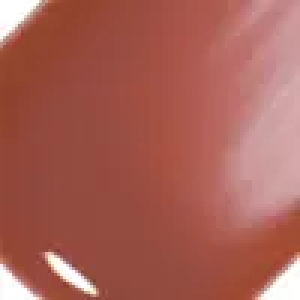
#> input picture NYLEARNING/data/01_colorchips/raw/251125 올리브영 인기순 2페이지/colorchips_liptint_modified/colorchips/liptint_라카_(NEW) 140 스쿱.jpg, 100 x 100 px (shown 3 times larger)
$ python -i colorchip_batch_v7_fixed_rev4.py   (imports and definitions only)
#> lines starting #> are read from the running program, lines starting #| are printed output that depends on the picture; after the words box and inside, x2 and y2 are one past the last pixel; in counts of white or black regions, pixels touching at a corner belong together
# 하드에서 수정

# ================================================================
#  📌 나연 v7_fixed_rev4
#     - A_normal: v4 완전 복원 (건들지 않음)
#     - B_hardcase: v4 (가장 진한 1픽셀 기반 대표색)
#     - PASS 내부 전체 재귀 스캔 (A_normal / B_hardcase)
# ================================================================

import os
import re
import csv
import uuid
from datetime import datetime

import numpy as np
from PIL import Image
from sklearn.cluster import KMeans
from skimage.color import rgb2lab


# ================================================================
# 📌 0) 절대 경로 설정 (나연 폴더 그대로)
# ================================================================
ROOT = os.path.dirname(os.path.abspath(__file__))
DATA = os.path.join(ROOT, "data")
CHIPS = os.path.join(DATA, "01_colorchips")

ORIGINAL = os.path.join(CHIPS, "01_colorchips_original")
FILTERED = os.path.join(CHIPS, "02_colorchips_filtered")

# 기본 PASS 경로
PASS = os.path.join(FILTERED, "pass")

# PASS 폴더 자동 탐색 (pass, PASS, Pass 등 대응)
# [8 lines not run here, left out]

FAIL = os.path.join(FILTERED, "fail")

RESULT = os.path.join(CHIPS, "03_colorchips_result")
COMPARE = os.path.join(CHIPS, "04_auto_compare")
CSV_DIR = os.path.join(CHIPS, "05_csv_result")
CSV_PATH = os.path.join(CSV_DIR, "colorchips_data.csv")

LOG_DIR = os.path.join(ROOT, "logs")
LOG_PATH = os.path.join(LOG_DIR, "batch_log_v7_rev4.txt")

# 폴더 생성
# [2 lines not run here, left out]


# ================================================================
# 📌 1) 로깅
# ================================================================
def log(msg: str):
    t = datetime.now().strftime("[%Y-%m-%d %H:%M:%S]")
    line = f"{t} {msg}"
    print(line)
    with open(LOG_PATH, "a", encoding="utf-8") as f:
        f.write(line + "\n")


# ================================================================
# 📌 2) 파일명 free-form 파싱
# ================================================================
def _clean(text: str) -> str:
    return re.sub(r"[^0-9A-Za-z가-힣]", "", text.strip())


# [71 lines left out: functions parse_filename_any, extract_color_normal_v4, not called in this run]


# ================================================================
# 📌 3-2) B_hardcase — v4 (가장 진한 1픽셀 기반)
# ================================================================
def extract_color_hardcase(path: str) -> dict:
    """
    하드케이스:
      - 이미지 전체에서 Lab 채도가 가장 높은 1픽셀을 찾고
      - 그 픽셀의 RGB를 그대로 대표색으로 사용
      - 평균 NO, 군집 NO → '가장 진한 색' 1점만 사용
    """
    try:
        img = Image.open(path).convert("RGB").resize((200, 200))
        arr = np.array(img)
        h, w, _ = arr.shape
#> h = 200; w = 200

        # RGB → Lab
        rgb_norm = arr / 255.0
        lab_img = rgb2lab(rgb_norm)
#> lab_img: shape (200, 200, 3) float64; mean of channels 0, 1, 2 48.9, 28.3, 19.3
        L_channel = lab_img[:, :, 0]
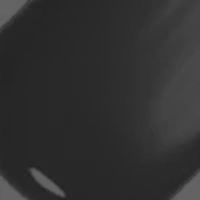
#> L_channel: shape (200, 200) float64; min 34.84, max 100, mean 48.9
        a_channel = lab_img[:, :, 1]
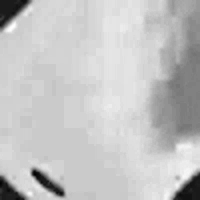
#> a_channel: shape (200, 200) float64; min -4.64, max 38.31, mean 28.3; drawn with min black and max white
        b_channel = lab_img[:, :, 2]
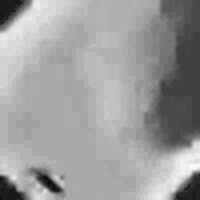
#> b_channel: shape (200, 200) float64; min -4.06, max 33.77, mean 19.3; drawn with min black and max white

        # 채도(chroma) 계산
        chroma = np.sqrt(a_channel**2 + b_channel**2)
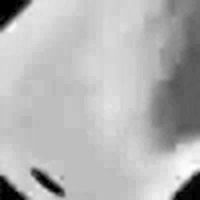
#> chroma: shape (200, 200) float64; min 0.00525, max 48.49, mean 34.4; drawn with min black and max white

        # 고채도 + 적당한 밝기 영역만 남기기
        #  - chroma > 25 : 꽤 진한 색만
        #  - 15 < L < 90 : 너무 어둡거나 너무 밝은 영역 제거
        mask = (chroma > 25) & (L_channel > 15) & (L_channel < 90)
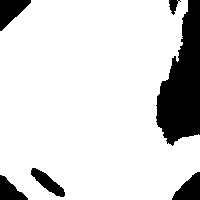
#> mask: shape (200, 200) bool; 85.1% white; 6 black regions, box (x1, y1, x2, y2) and area: (156, 0, 200, 146) 4030, (0, 0, 31, 31) 541, (172, 172, 200, 200) 489, (31, 168, 65, 197) 402, (0, 175, 28, 200) 395, (169, 0, 181, 15) 93

        # 유효 픽셀이 너무 적으면 → fallback 사용
        if np.count_nonzero(mask) < 10:
            log("⚠ [B_hardcase_v4] 고채도 픽셀 부족 → fallback 사용")
            return _extract_color_hardcase_fallback(arr)

        # 마스크 외 영역은 채도 0으로 처리하고, 최고 채도 픽셀 찾기
        masked_chroma = np.where(mask, chroma, 0.0)
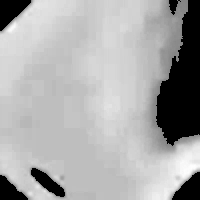
#> masked_chroma: shape (200, 200) float64; min 0, max 48.49, mean 32.1; drawn with min black and max white
        flat_idx = int(np.argmax(masked_chroma))
#> flat_idx = 33391
        y, x = np.unravel_index(flat_idx, (h, w))
#> y = 166; x = 191

        rgb = tuple(int(v) for v in arr[y, x, :])
#> rgb = (164, 75, 47)

        # 선택된 1픽셀 RGB를 Lab으로 변환
        norm = np.array([[rgb]]) / 255.0
#> norm = [[0.643, 0.294, 0.184]]
        L, a, b = rgb2lab(norm)[0][0]
#> L = 42.96; a = 34.79; b = 33.77
        L_adj = L * 0.3
#> L_adj = 12.89

        lab = (round(L_adj, 4), round(float(a), 4), round(float(b), 4))
#> lab = (12.89, 34.79, 33.77)
        hex_code = "#{:02X}{:02X}{:02X}".format(*rgb)
#> hex_code = '#A44B2F'

        result = {"rgb": rgb, "lab": lab, "hex": hex_code}
#> result = {'rgb': (164, 75, 47), 'lab': (12.89, 34.79, 33.77), 'hex': '#A44B2F'}
        log(f"🎨 [B_hardcase_v4] 색상(가장 진한 1픽셀) → {result}")
        return result

    except Exception as e:
        log(f"❌ [B_hardcase_v4] 실패 → fallback 사용: {e}")
        return _extract_color_hardcase_fallback(arr)


# 🔹 v4에서 고채도 픽셀이 너무 적거나 에러 날 때 쓰는 안전용 fallback
# [37 lines left out: function _extract_color_hardcase_fallback, not called in this run]


# ================================================================
# 📌 4) 칩 저장 / 비교 저장
# ================================================================
def build_filename(meta):
    return f"{meta['category']}_{meta['brand']}_{meta['option']}_{meta['temp_id']}.jpg"


# [116 lines left out: functions save_chip, save_compare, rebuild_csv, main, not called in this run]


# [2 lines not run here, left out]

>>> result = extract_color_hardcase('data/01_colorchips/raw/251125 올리브영 인기순 2페이지/colorchips_liptint_modified/colorchips/liptint_라카_(NEW) 140 스쿱.jpg')

$ run again, on NYLEARNING/data/01_colorchips/raw/251125 올리브영 인기순 2페이지/창고/lipstick25_48/colorchips/맥_릴렌트리슬리 레드.jpg
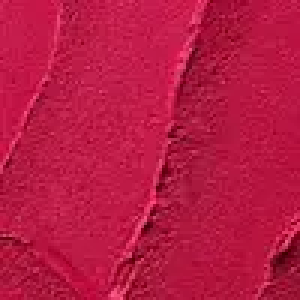
#> input picture NYLEARNING/data/01_colorchips/raw/251125 올리브영 인기순 2페이지/창고/lipstick25_48/colorchips/맥_릴렌트리슬리 레드.jpg, 100 x 100 px (shown 3 times larger)
#> lab_img: shape (200, 200, 3) float64; mean of channels 0, 1, 2 40, 60.9, 18.9
#> in extract_color_hardcase, `mask = (chroma > 25) & (L_channel > 15) & (L_channel < 90)`:
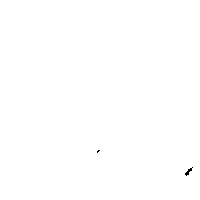
#> mask: shape (200, 200) bool; 99.9% white; black in thin lines or dots, all inside (x1, y1, x2, y2) = (97, 150, 193, 176)
#> in extract_color_hardcase, `masked_chroma = np.where(mask, chroma, 0.0)`:
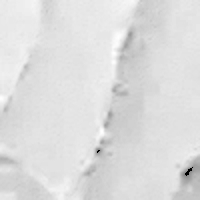
#> masked_chroma: shape (200, 200) float64; min 0, max 73.32, mean 63.8; drawn with min black and max white
#> flat_idx = 26301
#> y = 131; x = 101
#> rgb = (231, 44, 95)
#> norm = [[0.906, 0.173, 0.373]]
#> L = 51.41; a = 70.96; b = 18.45
#> L_adj = 15.42
#> lab = (15.42, 70.96, 18.45)
#> hex_code = '#E72C5F'
#> in extract_color_hardcase, `result = {"rgb": rgb, "lab": lab, "hex": hex_code}`: result = {'rgb': (231, 44, 95), 'lab': (15.42, 70.96, 18.45), 'hex': '#E72C5F'}
